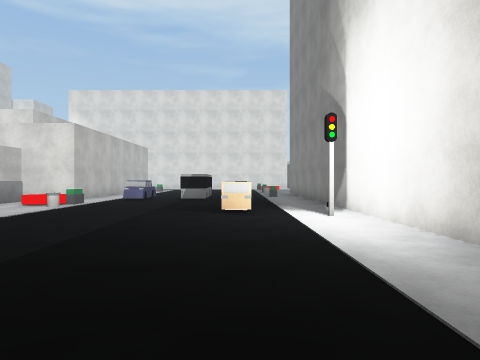
view 1 (above)

23 first-person views from a walk through a 3-D level made in the Unity game engine. The camera is 1.3 m above the floor, looks level and sees 70° across. The floor is counted in squares, 2 m on a side. Each view is taken from the middle of a square. On the plan, view 1 faces up. The plan holds only what a view shows up to about 10 squares ahead; the rest is blank. The place goes on beyond the plan. Surface patterns are stand-ins for the level's own textures.

view 2
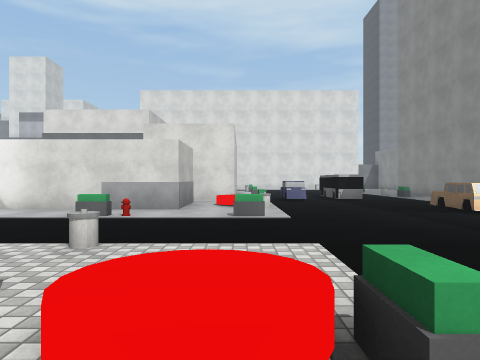

view 3
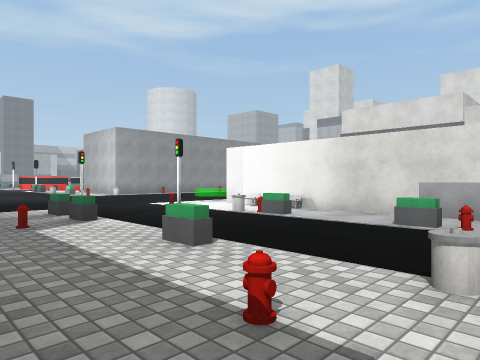

view 4
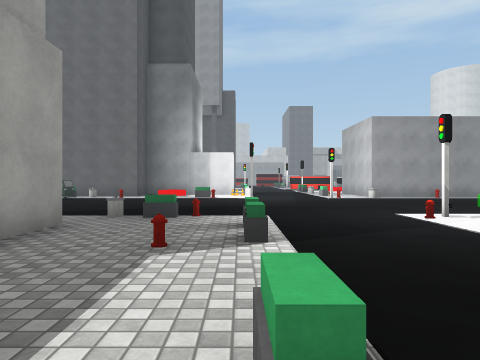

view 5
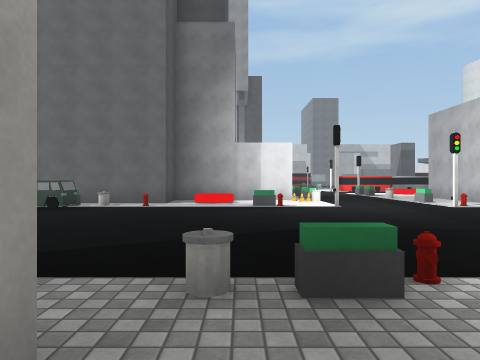

view 6
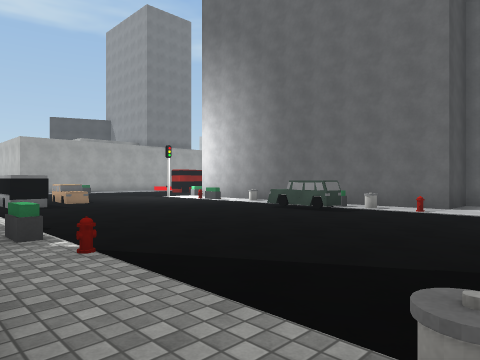

view 7
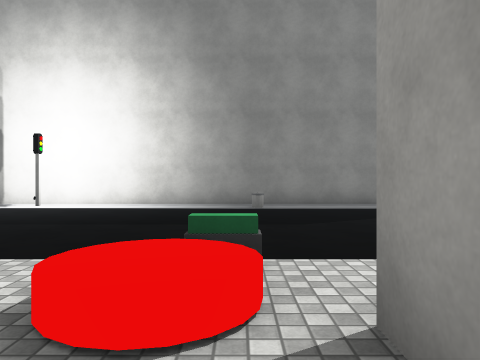

view 8
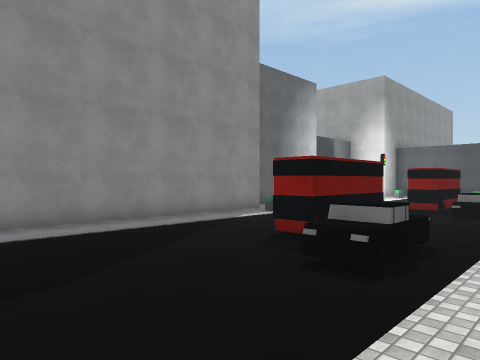

view 9
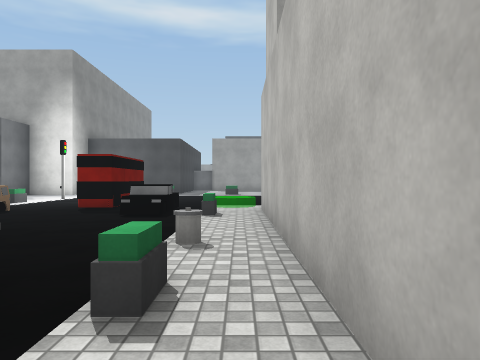

view 10
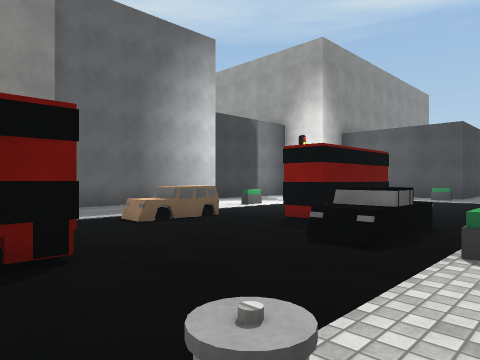

view 11
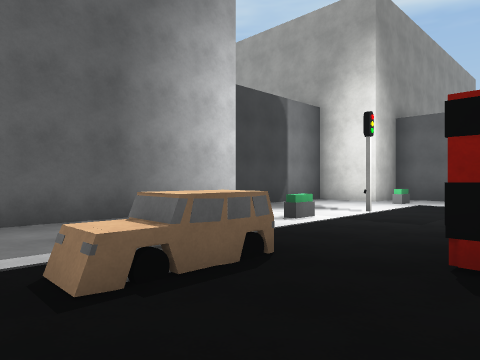

view 12
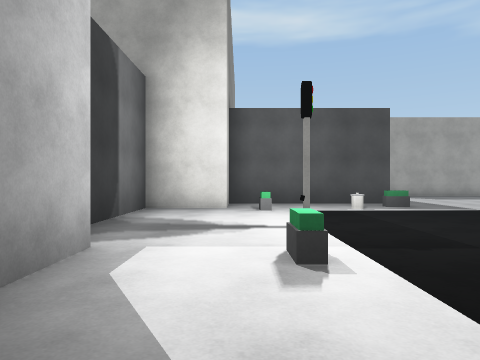

view 13
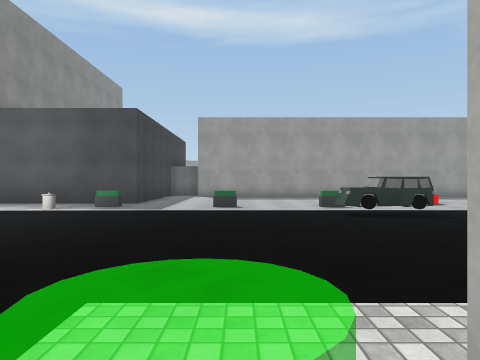

view 14
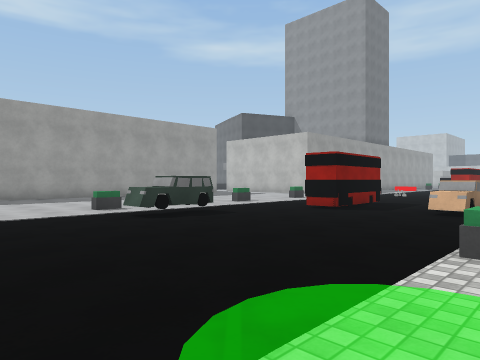

view 15
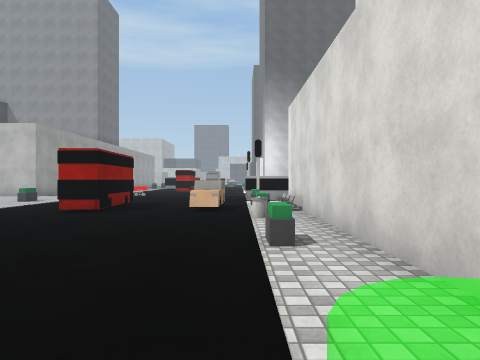

view 16
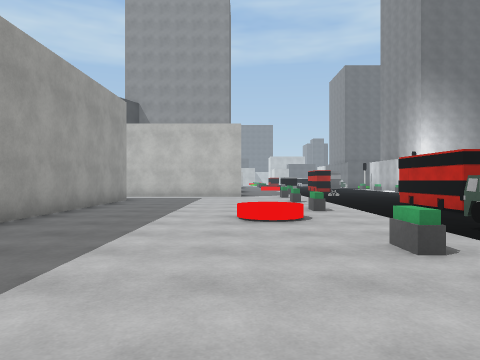

view 17
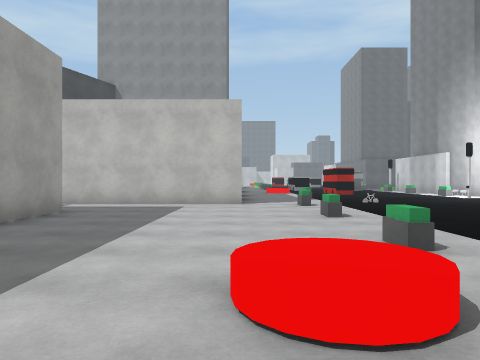

view 18
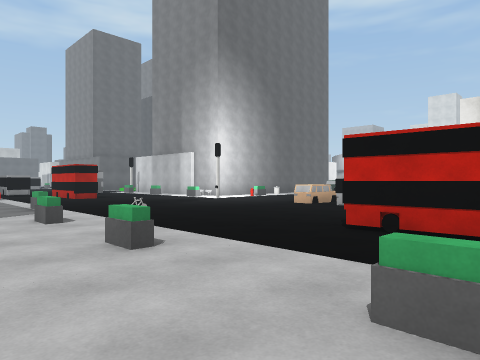

view 19
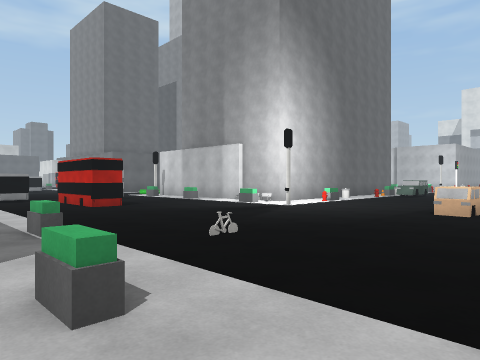

view 20
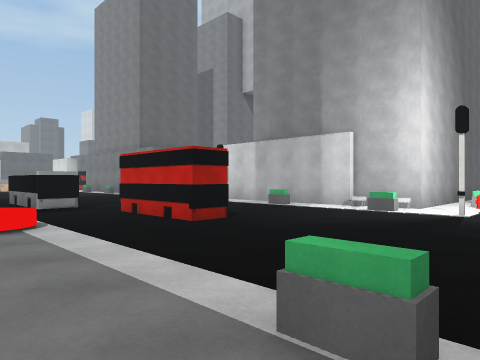

view 21
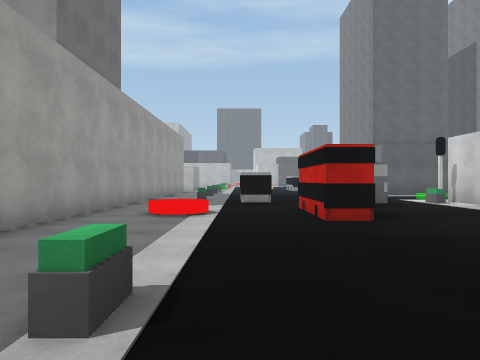

view 22
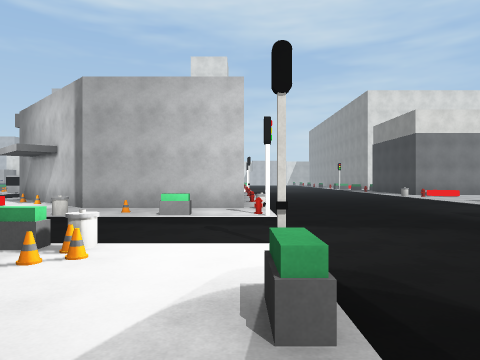

view 23
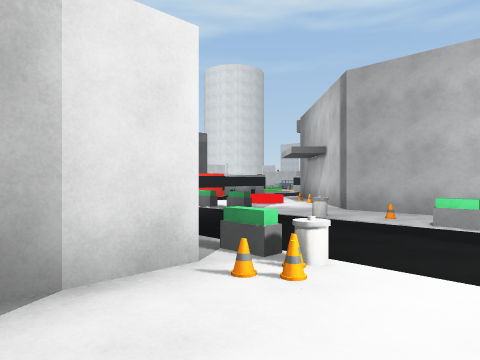

### Floor plan
Points are (right, up) in squares from view 1. A wall is a line through its corners. A room is listed if a view was taken in it or the views show most of it. See-through windows are left out.
Room 1 (views 1, 2, 3, 4, 5, 6, 7, 8, 9, 10, 11, 12, 13, 14, 15, 16, 17, 18, 19, 20, 21, 22, 23)
walls: (-15.6, -8.2) (-14.8, -8.2) (-14.8, -9.4); (-12.4, -9.7) (-13, -9.7); (-13.1, 0.4) (-11.6, 0.4); (-21.6, -6.5) (-21.6, -9.7) (-25.1, -9.7); (-5.8, -9.7) (-10.1, -9.7); (-5.5, -2.6) (-5.5, -9.8); (-6.2, 0.4) (-5.4, 0.4); (-23.1, -1.1) (-21.6, -1.1) (-21.6, -4.8); (-23.2, 2.5) (-23.2, 1.4); (-17.3, -18.9) (-17.3, -23.9); (-26.8, -9.7) (-28, -9.7); (-2.1, -12.3) (-2.1, -9.8) (-1.2, -9.8); (-12.4, 7.6) (-13.1, 7.6); (-21.4, 8) (-24.7, 8) (-26.7, 10); (-26.8, -15.5) (-26.8, -16) (-27.5, -16); (2.3, -5.9) (2.3, 10); (-15.1, -22.6) (-9.1, -22.6); (-2.2, -19) (-2.2, -18.5) (2.4, -18.5); (-6.3, 10) (-6.3, 7.6) (-10.5, 7.6); (3.4, -12.4) (3.4, -7.9); (-28, -18.9) (-22.1, -18.9); (2.3, -17.9) (2.3, -17) (4.2, -17) (4.2, -13)
objects: other object (-28, -16); other object (-28, -13) to (-26, -13); other object (-28, 6); other object (-27, -15); other object (-27, -11); other object (-27, 6) to (-26, 6); other object (-26, -14); other object (-25, -14); other object (-24, -14); other object (-24, 3); other object (-24, 6); other object (-23, 3); other object (-22, -11); other object (-22, 2); other object (-22, 6); other object (-21, -11); other object (-21, -9); other object (-21, -6); other object (-21, -3); other object (-21, -1); other object (-21, 2); other object (-21, 3); other object (-21, 7); other object (-21, 8); other object (-20, -4) to (-20, -3); other object (-20, 6); other object (-19, -17); other object (-18, -15); other object (-17, -17); other object (-17, -11) to (-17, -9); other object (-14, -17); other object (-14, -3); other object (-14, -2); other object (-14, 1); other object (-14, 2); other object (-14, 6); other object (-13, -14); other object (-13, -11); other object (-13, 3); other object (-12, -14); other object (-12, -12) to (-11, -12); other object (-12, -10); other object (-12, 3); other object (-12, 6); other object (-11, -17); other object (-11, -14); other object (-11, -11); other object (-11, -10); other object (-11, 2); other object (-11, 6); other object (-11, 8); other object (-10, -11); other object (-9, 3); other object (-8, -16) to (-7, -16); other object (-8, -11); other object (-8, 6); other object (-7, -17); other object (-7, 2); other object (-7, 3); other object (-7, 6); other object (-5, -17); other object (-5, 6); other object (-4, -6); other object (-4, 1); other object (-4, 8); other object (-4, 9); other object (-3, -10) to (-3, -9); other object (-3, -4) to (-3, -2); other object (-2, -17); other object (-2, -11); other object (-2, -6); other object (-2, -5); other object (-2, -4); other object (-1, -17); other object (0, -9) to (0, -8); other object (0, 7) to (0, 8); other object (1, -14); other object (1, -7); other object (1, 1)

Where each view was taken, in squares from view 1:
view 1: 0 up, 0 right, facing up
view 2: 0 up, 5 left, facing up
view 3: 1 up, 6 left, facing up-left
view 4: 3 up, 8 left, facing left
view 5: 1 up, 12 left, facing left
view 6: 1 up, 13 left, facing down-left
view 7: 1 up, 7 left, facing right
view 8: 1 up, 5 left, facing down-right
view 9: 2 down, 5 left, facing down
view 10: 5 down, 5 left, facing down-right
view 11: 7 down, 2 left, facing down-right
view 12: 9 down, 2 right, facing down
view 13: 9 down, 5 left, facing down
view 14: 10 down, 4 left, facing down-left
view 15: 11 down, 4 left, facing left
view 16: 19 down, 4 left, facing left
view 17: 19 down, 8 left, facing left
view 18: 19 down, 11 left, facing up-left
view 19: 18 down, 15 left, facing up-left
view 20: 18 down, 19 left, facing up-left
view 21: 16 down, 18 left, facing left
view 22: 0 up, 21 left, facing up
view 23: 1 up, 21 left, facing up-left
